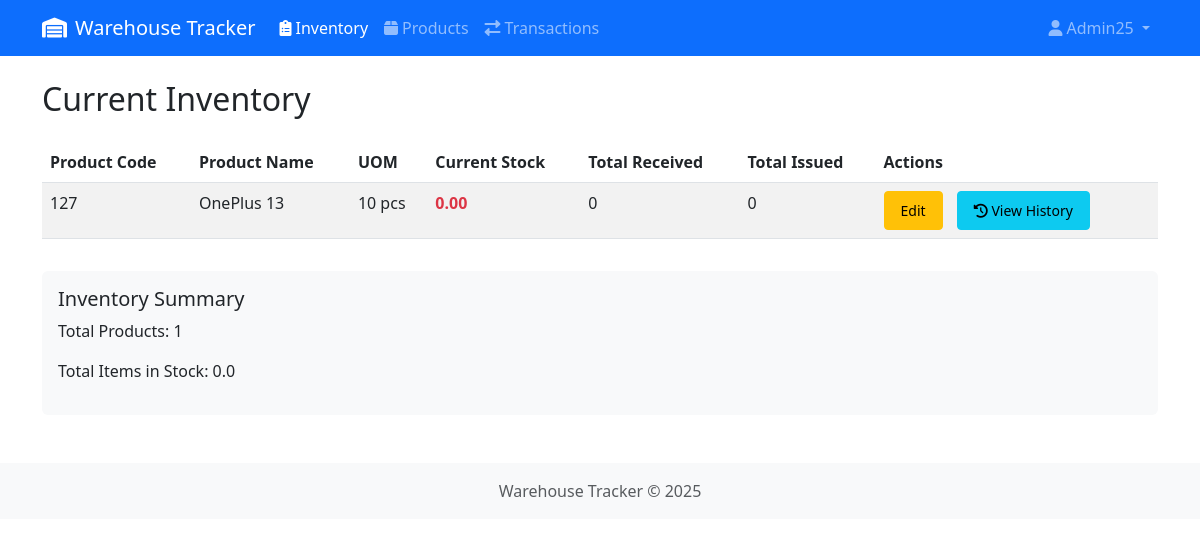
Screenshot of /inventory/ (signed in) with the database file from the repository.
### inventory/models.py (models this page shows, shortened)
class Product(models.Model):
    product_name = models.CharField(
        max_length=100,
        help_text="Display name of the product"
    )
    product_code = models.CharField(
        max_length=50,
        unique=True,
        validators=[MinLengthValidator(3)],
        help_text="Unique identifier for the product (min 3 chars)"
    )
    description = models.TextField(
        blank=True,
        help_text="Detailed product information"
    )
    unit_of_measure = models.CharField(
        max_length=20,
        default='pcs',
        help_text="Measurement unit (e.g., pcs, kg, box)"
    )
    current_stock = models.DecimalField(
        max_digits=10,
        decimal_places=2,
        default=0,
        editable=False,
        help_text="Automatically calculated stock level"
    )
    unit_price = models.DecimalField(
        max_digits=10,
        decimal_places=2,
        default=0.00,
        help_text="Current unit price of the product"
    )
    class Meta:
        ordering = ['product_name']
        verbose_name = "Product"
        verbose_name_plural = "Products"

### inventory/views.py (the view)
# urls.py: path('inventory/', inventory_report, name='inventory_report'),
def inventory_report(request):
    if not request.user.is_authenticated:
        return redirect('login')
    products = Product.objects.annotate(
        total_in=Sum(
            Case(
                When(transaction_details__transaction__transaction_type__in=['purchase', 'return', 'adjustment'],
                     then='transaction_details__quantity'),
                default=Value(0),
                output_field=DecimalField()
            )
        ),
        total_out=Sum(
            Case(
                When(transaction_details__transaction__transaction_type__in=['sale'],
                     then='transaction_details__quantity'),
                default=Value(0),
                output_field=DecimalField()
            )
        )
    ).order_by('product_code')
    try:
        total_value = sum(
            float(p.current_stock) * float(p.unit_price or 0)
            for p in products
        )
    except (TypeError, ValueError):
        total_value = 0
    context = {
        'products': products,
        'total_value': total_value
    }
    return render(request, 'inventory/inventory_report.html', context)

### inventory/templates/inventory/inventory_report.html
{% extends 'inventory/base.html' %}
{% block content %}
<h2 class="mb-4">Current Inventory</h2>
<div class="table-responsive">
    <table class="table table-striped table-hover">
        <thead class="thead-dark">
            <tr>
                <th>Product Code</th>
                <th>Product Name</th>
                <th>UOM</th>
                <th>Current Stock</th>
                <th>Total Received</th>
                <th>Total Issued</th>
                <th>Actions</th>
            </tr>
        </thead>
        <tbody>
            {% for product in products %}
            <tr>
                <td>{{ product.product_code }}</td>
                <td>{{ product.product_name }}</td>
                <td>{{ product.unit_of_measure }}</td>
                <td class="{% if product.current_stock < 10 %}text-danger fw-bold{% endif %}">
                    {{ product.current_stock }}
                </td>
                <td>{{ product.total_in|default:"0" }}</td>
                <td>{{ product.total_out|default:"0" }}</td>
                <td>
                    <a href="{% url 'product_update' product.pk %}" class="btn btn-sm btn-warning">Edit</a>
                    <a href="{% url 'product_stock_movements' product.pk %}" class="btn btn-sm btn-info"><i class="fas fa-history"></i> View History</a>
                </td>
            </tr>
            {% empty %}
            <tr>
                <td colspan="7" class="text-center">No products in inventory</td>
            </tr>
            {% endfor %}
        </tbody>
    </table>
</div>
<div class="mt-3 p-3 bg-light rounded">
    <h5>Inventory Summary</h5>
    <p>Total Products: {{ products.count }}</p>
    <p>Total Items in Stock: {{ total_value }}</p>
</div>
{% endblock %}

### inventory/templates/inventory/base.html (shortened to what this page needs)
{% load static %}
<!DOCTYPE html>
<html lang="en">
<head>
    <link href="https://cdn.jsdelivr.net/npm/bootstrap@5.3.0/dist/css/bootstrap.min.css" rel="stylesheet">
    <link href="https://cdnjs.cloudflare.com/ajax/libs/font-awesome/6.0.0/css/all.min.css" rel="stylesheet">
    <link href="{% static 'css/inventory.css' %}" rel="stylesheet">
</head>
<body>
    <nav class="navbar navbar-expand-lg navbar-dark bg-primary mb-4">
        <div class="container">
            <a class="navbar-brand" href="{% url 'inventory_report' %}">
                <i class="fas fa-warehouse me-2"></i>Warehouse Tracker
            </a>
            <div class="collapse navbar-collapse" id="navbarNav">
                <ul class="navbar-nav me-auto">
                    <li class="nav-item">
                        <a class="nav-link {% if request.resolver_match.url_name == 'inventory_report' %}active{% endif %}"
                           href="{% url 'inventory_report' %}">
                            <i class="fas fa-clipboard-list me-1"></i>Inventory
                        </a>
                    </li>
                    <li class="nav-item">
                        <a class="nav-link {% if request.resolver_match.url_name == 'product_list' %}active{% endif %}"
                           href="{% url 'product_list' %}">
                            <i class="fas fa-box me-1"></i>Products
                        </a>
                    </li>
                    <li class="nav-item">
                        <a class="nav-link {% if request.resolver_match.url_name == 'transaction_list' %}active{% endif %}"
                           href="{% url 'transaction_list' %}">
                            <i class="fas fa-exchange-alt me-1"></i>Transactions
                        </a>
                    </li>
                </ul>
                {% if user.is_authenticated %}
                <ul class="navbar-nav">
                    <li class="nav-item dropdown">
                        <a class="nav-link dropdown-toggle" href="#" role="button" data-bs-toggle="dropdown">
                            <i class="fas fa-user me-1"></i>{{ user.username }}
                        </a>
                    </li>
                </ul>
                {% endif %}
            </div>
        </div>
    </nav>
    <div class="container">
        {% block content %}{% endblock %}
    </div>
    <footer class="footer mt-5 py-3 bg-light">
        <div class="container text-center">
            <span class="text-muted">Warehouse Tracker &copy; {% now "Y" %}</span>
        </div>
    </footer>
</body>
</html>

### inventory/static/css/inventory.css (style rules this page uses)
.btn { padding: 8px 16px; margin-right: 10px; text-decoration: none; border-radius: 4px; }

### rows the page displays
Product: product_code "127", product_name "OnePlus 13", unit_of_measure "10 pcs", current_stock "0.00", total_in "0", total_out "0"

### other values shown
{{ user.username }} "Admin25"
{{ products.count }} "1"
{{ total_value }} "0.0"
